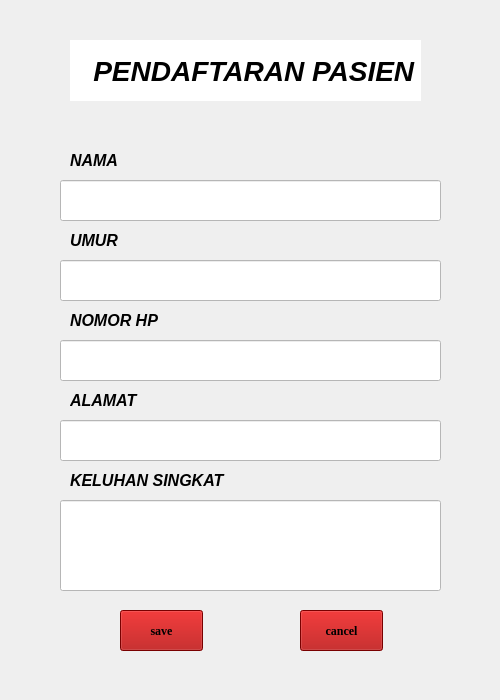
<?xml version="1.0" encoding="UTF-8"?>
<ui version="4.0">
 <class>user</class>
 <widget class="QWidget" name="user">
  <property name="geometry">
   <rect>
    <x>0</x>
    <y>0</y>
    <width>500</width>
    <height>700</height>
   </rect>
  </property>
  <property name="sizePolicy">
   <sizepolicy hsizetype="Fixed" vsizetype="Fixed">
    <horstretch>0</horstretch>
    <verstretch>0</verstretch>
   </sizepolicy>
  </property>
  <property name="windowTitle">
   <string>Dialog</string>
  </property>
  <property name="styleSheet">
   <string notr="true"/>
  </property>
  <widget class="QPushButton" name="save">
   <property name="geometry">
    <rect>
     <x>120</x>
     <y>610</y>
     <width>83</width>
     <height>41</height>
    </rect>
   </property>
   <property name="font">
    <font>
     <family>Times New Roman</family>
     <bold>true</bold>
    </font>
   </property>
   <property name="styleSheet">
    <string notr="true">
background-color: rgb(170, 0, 0);</string>
   </property>
   <property name="text">
    <string>save</string>
   </property>
  </widget>
  <widget class="QLabel" name="label_4">
   <property name="geometry">
    <rect>
     <x>70</x>
     <y>40</y>
     <width>351</width>
     <height>61</height>
    </rect>
   </property>
   <property name="font">
    <font>
     <pointsize>21</pointsize>
     <italic>true</italic>
     <bold>true</bold>
    </font>
   </property>
   <property name="styleSheet">
    <string notr="true">background-color: rgb(255, 255, 255);

color: rgb(0, 0, 0);</string>
   </property>
   <property name="text">
    <string>   PENDAFTARAN PASIEN</string>
   </property>
  </widget>
  <widget class="QLabel" name="label_3">
   <property name="geometry">
    <rect>
     <x>-440</x>
     <y>-100</y>
     <width>951</width>
     <height>1161</height>
    </rect>
   </property>
   <property name="font">
    <font>
     <family>System</family>
     <italic>false</italic>
     <bold>true</bold>
     <underline>true</underline>
     <strikeout>true</strikeout>
    </font>
   </property>
   <property name="styleSheet">
    <string notr="true">background-image: url(:/images/images/WhatsApp Image 2025-05-06 at 17.34.13_210a1957.jpg);</string>
   </property>
   <property name="text">
    <string/>
   </property>
  </widget>
  <widget class="QLineEdit" name="keluhanline">
   <property name="geometry">
    <rect>
     <x>60</x>
     <y>500</y>
     <width>381</width>
     <height>91</height>
    </rect>
   </property>
   <property name="styleSheet">
    <string notr="true">color: rgb(0, 0, 0);
background-color: rgb(255, 255, 255);</string>
   </property>
  </widget>
  <widget class="QPushButton" name="cancel">
   <property name="geometry">
    <rect>
     <x>300</x>
     <y>610</y>
     <width>83</width>
     <height>41</height>
    </rect>
   </property>
   <property name="font">
    <font>
     <family>Times New Roman</family>
     <bold>true</bold>
    </font>
   </property>
   <property name="styleSheet">
    <string notr="true">
background-color: rgb(170, 0, 0);</string>
   </property>
   <property name="text">
    <string>cancel</string>
   </property>
  </widget>
  <widget class="QLineEdit" name="alamatline">
   <property name="geometry">
    <rect>
     <x>60</x>
     <y>420</y>
     <width>381</width>
     <height>41</height>
    </rect>
   </property>
   <property name="styleSheet">
    <string notr="true">color: rgb(0, 0, 0);
background-color: rgb(255, 255, 255);</string>
   </property>
  </widget>
  <widget class="QLineEdit" name="nomorhpline">
   <property name="geometry">
    <rect>
     <x>60</x>
     <y>340</y>
     <width>381</width>
     <height>41</height>
    </rect>
   </property>
   <property name="styleSheet">
    <string notr="true">color: rgb(0, 0, 0);
background-color: rgb(255, 255, 255);</string>
   </property>
  </widget>
  <widget class="QLineEdit" name="umurline">
   <property name="geometry">
    <rect>
     <x>60</x>
     <y>260</y>
     <width>381</width>
     <height>41</height>
    </rect>
   </property>
   <property name="styleSheet">
    <string notr="true">color: rgb(0, 0, 0);
background-color: rgb(255, 255, 255);</string>
   </property>
  </widget>
  <widget class="QLineEdit" name="namaline">
   <property name="geometry">
    <rect>
     <x>60</x>
     <y>180</y>
     <width>381</width>
     <height>41</height>
    </rect>
   </property>
   <property name="styleSheet">
    <string notr="true">color: rgb(0, 0, 0);
background-color: rgb(255, 255, 255);</string>
   </property>
   <property name="placeholderText">
    <string/>
   </property>
  </widget>
  <widget class="QLabel" name="label">
   <property name="geometry">
    <rect>
     <x>70</x>
     <y>150</y>
     <width>63</width>
     <height>20</height>
    </rect>
   </property>
   <property name="font">
    <font>
     <pointsize>12</pointsize>
     <italic>true</italic>
     <bold>true</bold>
    </font>
   </property>
   <property name="styleSheet">
    <string notr="true">color: rgb(0, 0, 0);</string>
   </property>
   <property name="text">
    <string>NAMA</string>
   </property>
  </widget>
  <widget class="QLabel" name="label_2">
   <property name="geometry">
    <rect>
     <x>70</x>
     <y>230</y>
     <width>63</width>
     <height>20</height>
    </rect>
   </property>
   <property name="font">
    <font>
     <pointsize>12</pointsize>
     <italic>true</italic>
     <bold>true</bold>
    </font>
   </property>
   <property name="styleSheet">
    <string notr="true">color: rgb(0, 0, 0);</string>
   </property>
   <property name="text">
    <string>UMUR</string>
   </property>
  </widget>
  <widget class="QLabel" name="label_5">
   <property name="geometry">
    <rect>
     <x>70</x>
     <y>310</y>
     <width>121</width>
     <height>20</height>
    </rect>
   </property>
   <property name="font">
    <font>
     <pointsize>12</pointsize>
     <italic>true</italic>
     <bold>true</bold>
    </font>
   </property>
   <property name="styleSheet">
    <string notr="true">color: rgb(0, 0, 0);</string>
   </property>
   <property name="text">
    <string>NOMOR HP</string>
   </property>
  </widget>
  <widget class="QLabel" name="label_6">
   <property name="geometry">
    <rect>
     <x>70</x>
     <y>390</y>
     <width>121</width>
     <height>20</height>
    </rect>
   </property>
   <property name="font">
    <font>
     <pointsize>12</pointsize>
     <italic>true</italic>
     <bold>true</bold>
    </font>
   </property>
   <property name="styleSheet">
    <string notr="true">color: rgb(0, 0, 0);</string>
   </property>
   <property name="text">
    <string>ALAMAT</string>
   </property>
  </widget>
  <widget class="QLabel" name="label_7">
   <property name="geometry">
    <rect>
     <x>70</x>
     <y>470</y>
     <width>191</width>
     <height>20</height>
    </rect>
   </property>
   <property name="font">
    <font>
     <pointsize>12</pointsize>
     <italic>true</italic>
     <bold>true</bold>
    </font>
   </property>
   <property name="styleSheet">
    <string notr="true">color: rgb(0, 0, 0);</string>
   </property>
   <property name="text">
    <string>KELUHAN SINGKAT</string>
   </property>
  </widget>
  <widget class="QLabel" name="label_8">
   <property name="geometry">
    <rect>
     <x>-20</x>
     <y>-10</y>
     <width>541</width>
     <height>711</height>
    </rect>
   </property>
   <property name="styleSheet">
    <string notr="true">background-image: url(:/images/images/WhatsApp Image 2025-05-06 at 17.34.13_210a1957.jpg);</string>
   </property>
   <property name="text">
    <string/>
   </property>
  </widget>
  <zorder>label_8</zorder>
  <zorder>label_3</zorder>
  <zorder>label_4</zorder>
  <zorder>save</zorder>
  <zorder>keluhanline</zorder>
  <zorder>cancel</zorder>
  <zorder>alamatline</zorder>
  <zorder>nomorhpline</zorder>
  <zorder>umurline</zorder>
  <zorder>namaline</zorder>
  <zorder>label</zorder>
  <zorder>label_2</zorder>
  <zorder>label_5</zorder>
  <zorder>label_6</zorder>
  <zorder>label_7</zorder>
 </widget>
 <resources/>
 <connections/>
</ui>
